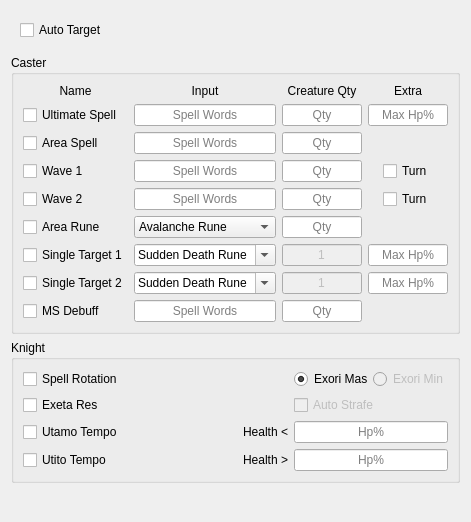
<?xml version="1.0" encoding="UTF-8"?>
<ui version="4.0">
 <class>PartyHunt</class>
 <widget class="QWidget" name="PartyHunt">
  <property name="geometry">
   <rect>
    <x>0</x>
    <y>0</y>
    <width>461</width>
    <height>522</height>
   </rect>
  </property>
  <property name="windowTitle">
   <string>Targeting</string>
  </property>
  <layout class="QVBoxLayout" name="verticalLayout">
   <item alignment="Qt::AlignTop">
    <widget class="QWidget" name="widget_2" native="true">
     <layout class="QVBoxLayout" name="verticalLayout_2">
      <property name="leftMargin">
       <number>0</number>
      </property>
      <property name="topMargin">
       <number>0</number>
      </property>
      <property name="rightMargin">
       <number>0</number>
      </property>
      <property name="bottomMargin">
       <number>0</number>
      </property>
      <item>
       <widget class="QWidget" name="widget" native="true">
        <layout class="QGridLayout" name="gridLayout_2">
         <property name="bottomMargin">
          <number>9</number>
         </property>
         <item row="0" column="0">
          <widget class="QCheckBox" name="autoTargetStatus">
           <property name="text">
            <string>Auto Target</string>
           </property>
          </widget>
         </item>
        </layout>
       </widget>
      </item>
      <item>
       <widget class="QGroupBox" name="groupBox">
        <property name="title">
         <string>Caster</string>
        </property>
        <layout class="QGridLayout" name="gridLayout_5">
         <property name="leftMargin">
          <number>9</number>
         </property>
         <property name="topMargin">
          <number>9</number>
         </property>
         <property name="rightMargin">
          <number>9</number>
         </property>
         <property name="bottomMargin">
          <number>9</number>
         </property>
         <item row="1" column="0">
          <widget class="QCheckBox" name="ultimateSpellStatus">
           <property name="sizePolicy">
            <sizepolicy hsizetype="MinimumExpanding" vsizetype="Fixed">
             <horstretch>1</horstretch>
             <verstretch>0</verstretch>
            </sizepolicy>
           </property>
           <property name="text">
            <string>Ultimate Spell</string>
           </property>
          </widget>
         </item>
         <item row="2" column="1">
          <widget class="QLineEdit" name="areaSpellInput">
           <property name="sizePolicy">
            <sizepolicy hsizetype="Preferred" vsizetype="Fixed">
             <horstretch>1</horstretch>
             <verstretch>0</verstretch>
            </sizepolicy>
           </property>
           <property name="text">
            <string/>
           </property>
           <property name="alignment">
            <set>Qt::AlignCenter</set>
           </property>
           <property name="placeholderText">
            <string>Spell Words</string>
           </property>
          </widget>
         </item>
         <item row="5" column="3" alignment="Qt::AlignHCenter">
          <widget class="QCheckBox" name="waveBTurn">
           <property name="text">
            <string>Turn</string>
           </property>
          </widget>
         </item>
         <item row="6" column="0">
          <widget class="QCheckBox" name="areaRuneStatus">
           <property name="sizePolicy">
            <sizepolicy hsizetype="MinimumExpanding" vsizetype="Fixed">
             <horstretch>1</horstretch>
             <verstretch>0</verstretch>
            </sizepolicy>
           </property>
           <property name="text">
            <string>Area Rune</string>
           </property>
          </widget>
         </item>
         <item row="1" column="3">
          <widget class="QLineEdit" name="ultimateSpellMaxHp">
           <property name="sizePolicy">
            <sizepolicy hsizetype="Minimum" vsizetype="Fixed">
             <horstretch>0</horstretch>
             <verstretch>0</verstretch>
            </sizepolicy>
           </property>
           <property name="minimumSize">
            <size>
             <width>80</width>
             <height>0</height>
            </size>
           </property>
           <property name="maximumSize">
            <size>
             <width>80</width>
             <height>16777215</height>
            </size>
           </property>
           <property name="text">
            <string/>
           </property>
           <property name="alignment">
            <set>Qt::AlignCenter</set>
           </property>
           <property name="placeholderText">
            <string>Max Hp%</string>
           </property>
          </widget>
         </item>
         <item row="8" column="2">
          <widget class="QLineEdit" name="singleTargetBCreatureQty">
           <property name="enabled">
            <bool>false</bool>
           </property>
           <property name="sizePolicy">
            <sizepolicy hsizetype="Minimum" vsizetype="Fixed">
             <horstretch>0</horstretch>
             <verstretch>0</verstretch>
            </sizepolicy>
           </property>
           <property name="minimumSize">
            <size>
             <width>80</width>
             <height>0</height>
            </size>
           </property>
           <property name="maximumSize">
            <size>
             <width>80</width>
             <height>16777215</height>
            </size>
           </property>
           <property name="text">
            <string>1</string>
           </property>
           <property name="alignment">
            <set>Qt::AlignCenter</set>
           </property>
           <property name="placeholderText">
            <string>Qty</string>
           </property>
          </widget>
         </item>
         <item row="2" column="0">
          <widget class="QCheckBox" name="areaSpellStatus">
           <property name="sizePolicy">
            <sizepolicy hsizetype="MinimumExpanding" vsizetype="Fixed">
             <horstretch>1</horstretch>
             <verstretch>0</verstretch>
            </sizepolicy>
           </property>
           <property name="text">
            <string>Area Spell</string>
           </property>
          </widget>
         </item>
         <item row="4" column="2">
          <widget class="QLineEdit" name="waveACreatureQty">
           <property name="sizePolicy">
            <sizepolicy hsizetype="Minimum" vsizetype="Fixed">
             <horstretch>0</horstretch>
             <verstretch>0</verstretch>
            </sizepolicy>
           </property>
           <property name="minimumSize">
            <size>
             <width>80</width>
             <height>0</height>
            </size>
           </property>
           <property name="maximumSize">
            <size>
             <width>80</width>
             <height>16777215</height>
            </size>
           </property>
           <property name="text">
            <string/>
           </property>
           <property name="alignment">
            <set>Qt::AlignCenter</set>
           </property>
           <property name="placeholderText">
            <string>Qty</string>
           </property>
          </widget>
         </item>
         <item row="0" column="2">
          <widget class="QLabel" name="label_5">
           <property name="text">
            <string>Creature Qty</string>
           </property>
           <property name="alignment">
            <set>Qt::AlignCenter</set>
           </property>
          </widget>
         </item>
         <item row="5" column="1">
          <widget class="QLineEdit" name="waveBInput">
           <property name="sizePolicy">
            <sizepolicy hsizetype="Preferred" vsizetype="Fixed">
             <horstretch>1</horstretch>
             <verstretch>0</verstretch>
            </sizepolicy>
           </property>
           <property name="minimumSize">
            <size>
             <width>140</width>
             <height>0</height>
            </size>
           </property>
           <property name="text">
            <string/>
           </property>
           <property name="alignment">
            <set>Qt::AlignCenter</set>
           </property>
           <property name="placeholderText">
            <string>Spell Words</string>
           </property>
          </widget>
         </item>
         <item row="7" column="0">
          <widget class="QCheckBox" name="singleTargetAStatus">
           <property name="sizePolicy">
            <sizepolicy hsizetype="MinimumExpanding" vsizetype="Fixed">
             <horstretch>1</horstretch>
             <verstretch>0</verstretch>
            </sizepolicy>
           </property>
           <property name="text">
            <string>Single Target 1</string>
           </property>
          </widget>
         </item>
         <item row="5" column="0">
          <widget class="QCheckBox" name="waveBStatus">
           <property name="sizePolicy">
            <sizepolicy hsizetype="MinimumExpanding" vsizetype="Fixed">
             <horstretch>1</horstretch>
             <verstretch>0</verstretch>
            </sizepolicy>
           </property>
           <property name="text">
            <string>Wave 2</string>
           </property>
          </widget>
         </item>
         <item row="8" column="0">
          <widget class="QCheckBox" name="singleTargetBStatus">
           <property name="sizePolicy">
            <sizepolicy hsizetype="MinimumExpanding" vsizetype="Fixed">
             <horstretch>1</horstretch>
             <verstretch>0</verstretch>
            </sizepolicy>
           </property>
           <property name="text">
            <string>Single Target 2</string>
           </property>
          </widget>
         </item>
         <item row="7" column="1">
          <widget class="QComboBox" name="singleTargetAInput">
           <property name="sizePolicy">
            <sizepolicy hsizetype="Preferred" vsizetype="Fixed">
             <horstretch>1</horstretch>
             <verstretch>0</verstretch>
            </sizepolicy>
           </property>
           <property name="minimumSize">
            <size>
             <width>140</width>
             <height>0</height>
            </size>
           </property>
           <property name="editable">
            <bool>true</bool>
           </property>
           <property name="currentText">
            <string>Sudden Death Rune</string>
           </property>
           <item>
            <property name="text">
             <string>Sudden Death Rune</string>
            </property>
           </item>
           <item>
            <property name="text">
             <string>Icicle Rune</string>
            </property>
           </item>
           <item>
            <property name="text">
             <string>Holy Missile Rune</string>
            </property>
           </item>
          </widget>
         </item>
         <item row="0" column="0" alignment="Qt::AlignTop">
          <widget class="QLabel" name="label">
           <property name="sizePolicy">
            <sizepolicy hsizetype="Minimum" vsizetype="Minimum">
             <horstretch>0</horstretch>
             <verstretch>0</verstretch>
            </sizepolicy>
           </property>
           <property name="frameShape">
            <enum>QFrame::NoFrame</enum>
           </property>
           <property name="frameShadow">
            <enum>QFrame::Plain</enum>
           </property>
           <property name="text">
            <string>Name</string>
           </property>
           <property name="scaledContents">
            <bool>false</bool>
           </property>
           <property name="alignment">
            <set>Qt::AlignCenter</set>
           </property>
          </widget>
         </item>
         <item row="1" column="1">
          <widget class="QLineEdit" name="ultimateSpellInput">
           <property name="sizePolicy">
            <sizepolicy hsizetype="Preferred" vsizetype="Fixed">
             <horstretch>1</horstretch>
             <verstretch>0</verstretch>
            </sizepolicy>
           </property>
           <property name="text">
            <string/>
           </property>
           <property name="alignment">
            <set>Qt::AlignCenter</set>
           </property>
           <property name="placeholderText">
            <string>Spell Words</string>
           </property>
          </widget>
         </item>
         <item row="4" column="0">
          <widget class="QCheckBox" name="waveAStatus">
           <property name="sizePolicy">
            <sizepolicy hsizetype="MinimumExpanding" vsizetype="Fixed">
             <horstretch>1</horstretch>
             <verstretch>0</verstretch>
            </sizepolicy>
           </property>
           <property name="text">
            <string>Wave 1</string>
           </property>
          </widget>
         </item>
         <item row="5" column="2">
          <widget class="QLineEdit" name="waveBCreatureQty">
           <property name="sizePolicy">
            <sizepolicy hsizetype="Minimum" vsizetype="Fixed">
             <horstretch>0</horstretch>
             <verstretch>0</verstretch>
            </sizepolicy>
           </property>
           <property name="minimumSize">
            <size>
             <width>80</width>
             <height>0</height>
            </size>
           </property>
           <property name="maximumSize">
            <size>
             <width>80</width>
             <height>16777215</height>
            </size>
           </property>
           <property name="text">
            <string/>
           </property>
           <property name="alignment">
            <set>Qt::AlignCenter</set>
           </property>
           <property name="placeholderText">
            <string>Qty</string>
           </property>
          </widget>
         </item>
         <item row="8" column="3">
          <widget class="QLineEdit" name="singleTargetBMaxHp">
           <property name="sizePolicy">
            <sizepolicy hsizetype="Minimum" vsizetype="Fixed">
             <horstretch>0</horstretch>
             <verstretch>0</verstretch>
            </sizepolicy>
           </property>
           <property name="minimumSize">
            <size>
             <width>80</width>
             <height>0</height>
            </size>
           </property>
           <property name="maximumSize">
            <size>
             <width>80</width>
             <height>16777215</height>
            </size>
           </property>
           <property name="text">
            <string/>
           </property>
           <property name="alignment">
            <set>Qt::AlignCenter</set>
           </property>
           <property name="placeholderText">
            <string>Max Hp%</string>
           </property>
          </widget>
         </item>
         <item row="1" column="2">
          <widget class="QLineEdit" name="ultimateSpellCreatureQty">
           <property name="sizePolicy">
            <sizepolicy hsizetype="Minimum" vsizetype="Fixed">
             <horstretch>0</horstretch>
             <verstretch>0</verstretch>
            </sizepolicy>
           </property>
           <property name="minimumSize">
            <size>
             <width>80</width>
             <height>0</height>
            </size>
           </property>
           <property name="maximumSize">
            <size>
             <width>80</width>
             <height>16777215</height>
            </size>
           </property>
           <property name="text">
            <string/>
           </property>
           <property name="alignment">
            <set>Qt::AlignCenter</set>
           </property>
           <property name="placeholderText">
            <string>Qty</string>
           </property>
          </widget>
         </item>
         <item row="7" column="2">
          <widget class="QLineEdit" name="singleTargetACreatureQty">
           <property name="enabled">
            <bool>false</bool>
           </property>
           <property name="sizePolicy">
            <sizepolicy hsizetype="Minimum" vsizetype="Fixed">
             <horstretch>0</horstretch>
             <verstretch>0</verstretch>
            </sizepolicy>
           </property>
           <property name="minimumSize">
            <size>
             <width>80</width>
             <height>0</height>
            </size>
           </property>
           <property name="maximumSize">
            <size>
             <width>80</width>
             <height>16777215</height>
            </size>
           </property>
           <property name="text">
            <string>1</string>
           </property>
           <property name="alignment">
            <set>Qt::AlignCenter</set>
           </property>
           <property name="placeholderText">
            <string>Qty</string>
           </property>
          </widget>
         </item>
         <item row="4" column="1">
          <widget class="QLineEdit" name="waveAInput">
           <property name="sizePolicy">
            <sizepolicy hsizetype="Preferred" vsizetype="Fixed">
             <horstretch>1</horstretch>
             <verstretch>0</verstretch>
            </sizepolicy>
           </property>
           <property name="minimumSize">
            <size>
             <width>140</width>
             <height>0</height>
            </size>
           </property>
           <property name="text">
            <string/>
           </property>
           <property name="alignment">
            <set>Qt::AlignCenter</set>
           </property>
           <property name="placeholderText">
            <string>Spell Words</string>
           </property>
          </widget>
         </item>
         <item row="2" column="2">
          <widget class="QLineEdit" name="areaSpellCreatureQty">
           <property name="sizePolicy">
            <sizepolicy hsizetype="Minimum" vsizetype="Fixed">
             <horstretch>0</horstretch>
             <verstretch>0</verstretch>
            </sizepolicy>
           </property>
           <property name="minimumSize">
            <size>
             <width>80</width>
             <height>0</height>
            </size>
           </property>
           <property name="maximumSize">
            <size>
             <width>80</width>
             <height>16777215</height>
            </size>
           </property>
           <property name="text">
            <string/>
           </property>
           <property name="alignment">
            <set>Qt::AlignCenter</set>
           </property>
           <property name="placeholderText">
            <string>Qty</string>
           </property>
          </widget>
         </item>
         <item row="6" column="1">
          <widget class="QComboBox" name="areaRuneInput">
           <property name="sizePolicy">
            <sizepolicy hsizetype="Preferred" vsizetype="Fixed">
             <horstretch>1</horstretch>
             <verstretch>0</verstretch>
            </sizepolicy>
           </property>
           <property name="minimumSize">
            <size>
             <width>140</width>
             <height>0</height>
            </size>
           </property>
           <property name="currentText">
            <string>Avalanche Rune</string>
           </property>
           <item>
            <property name="text">
             <string>Avalanche Rune</string>
            </property>
           </item>
           <item>
            <property name="text">
             <string>Great Fireball Rune</string>
            </property>
           </item>
           <item>
            <property name="text">
             <string>Stone Shower Rune</string>
            </property>
           </item>
           <item>
            <property name="text">
             <string>Thunderstorm Rune</string>
            </property>
           </item>
           <item>
            <property name="text">
             <string>Explosion Rune</string>
            </property>
           </item>
          </widget>
         </item>
         <item row="4" column="3" alignment="Qt::AlignHCenter">
          <widget class="QCheckBox" name="waveATurn">
           <property name="text">
            <string>Turn</string>
           </property>
          </widget>
         </item>
         <item row="7" column="3">
          <widget class="QLineEdit" name="singleTargetAMaxHp">
           <property name="sizePolicy">
            <sizepolicy hsizetype="Minimum" vsizetype="Fixed">
             <horstretch>0</horstretch>
             <verstretch>0</verstretch>
            </sizepolicy>
           </property>
           <property name="minimumSize">
            <size>
             <width>80</width>
             <height>0</height>
            </size>
           </property>
           <property name="maximumSize">
            <size>
             <width>80</width>
             <height>16777215</height>
            </size>
           </property>
           <property name="text">
            <string/>
           </property>
           <property name="alignment">
            <set>Qt::AlignCenter</set>
           </property>
           <property name="placeholderText">
            <string>Max Hp%</string>
           </property>
          </widget>
         </item>
         <item row="8" column="1">
          <widget class="QComboBox" name="singleTargetBInput">
           <property name="sizePolicy">
            <sizepolicy hsizetype="Preferred" vsizetype="Fixed">
             <horstretch>1</horstretch>
             <verstretch>0</verstretch>
            </sizepolicy>
           </property>
           <property name="editable">
            <bool>true</bool>
           </property>
           <property name="currentText">
            <string>Sudden Death Rune</string>
           </property>
           <item>
            <property name="text">
             <string>Sudden Death Rune</string>
            </property>
           </item>
           <item>
            <property name="text">
             <string>Icicle Rune</string>
            </property>
           </item>
           <item>
            <property name="text">
             <string>Holy Missile Rune</string>
            </property>
           </item>
          </widget>
         </item>
         <item row="0" column="3" alignment="Qt::AlignTop">
          <widget class="QLabel" name="label_4">
           <property name="sizePolicy">
            <sizepolicy hsizetype="Minimum" vsizetype="Minimum">
             <horstretch>0</horstretch>
             <verstretch>0</verstretch>
            </sizepolicy>
           </property>
           <property name="frameShape">
            <enum>QFrame::NoFrame</enum>
           </property>
           <property name="frameShadow">
            <enum>QFrame::Plain</enum>
           </property>
           <property name="text">
            <string>Extra</string>
           </property>
           <property name="scaledContents">
            <bool>false</bool>
           </property>
           <property name="alignment">
            <set>Qt::AlignCenter</set>
           </property>
          </widget>
         </item>
         <item row="6" column="2">
          <widget class="QLineEdit" name="areaRuneCreatureQty">
           <property name="sizePolicy">
            <sizepolicy hsizetype="Minimum" vsizetype="Fixed">
             <horstretch>0</horstretch>
             <verstretch>0</verstretch>
            </sizepolicy>
           </property>
           <property name="minimumSize">
            <size>
             <width>80</width>
             <height>0</height>
            </size>
           </property>
           <property name="maximumSize">
            <size>
             <width>80</width>
             <height>16777215</height>
            </size>
           </property>
           <property name="text">
            <string/>
           </property>
           <property name="alignment">
            <set>Qt::AlignCenter</set>
           </property>
           <property name="placeholderText">
            <string>Qty</string>
           </property>
          </widget>
         </item>
         <item row="0" column="1" alignment="Qt::AlignTop">
          <widget class="QLabel" name="label_2">
           <property name="sizePolicy">
            <sizepolicy hsizetype="Minimum" vsizetype="Minimum">
             <horstretch>0</horstretch>
             <verstretch>0</verstretch>
            </sizepolicy>
           </property>
           <property name="frameShape">
            <enum>QFrame::NoFrame</enum>
           </property>
           <property name="frameShadow">
            <enum>QFrame::Plain</enum>
           </property>
           <property name="text">
            <string>Input</string>
           </property>
           <property name="scaledContents">
            <bool>false</bool>
           </property>
           <property name="alignment">
            <set>Qt::AlignCenter</set>
           </property>
          </widget>
         </item>
         <item row="9" column="0">
          <widget class="QCheckBox" name="msDebuffStatus">
           <property name="enabled">
            <bool>true</bool>
           </property>
           <property name="sizePolicy">
            <sizepolicy hsizetype="MinimumExpanding" vsizetype="Fixed">
             <horstretch>1</horstretch>
             <verstretch>0</verstretch>
            </sizepolicy>
           </property>
           <property name="text">
            <string>MS Debuff</string>
           </property>
          </widget>
         </item>
         <item row="9" column="1">
          <widget class="QLineEdit" name="msDebuffInput">
           <property name="enabled">
            <bool>true</bool>
           </property>
           <property name="sizePolicy">
            <sizepolicy hsizetype="Preferred" vsizetype="Fixed">
             <horstretch>1</horstretch>
             <verstretch>0</verstretch>
            </sizepolicy>
           </property>
           <property name="text">
            <string/>
           </property>
           <property name="alignment">
            <set>Qt::AlignCenter</set>
           </property>
           <property name="placeholderText">
            <string>Spell Words</string>
           </property>
          </widget>
         </item>
         <item row="9" column="2">
          <widget class="QLineEdit" name="msDebuffCreatureQty">
           <property name="enabled">
            <bool>true</bool>
           </property>
           <property name="sizePolicy">
            <sizepolicy hsizetype="Minimum" vsizetype="Fixed">
             <horstretch>0</horstretch>
             <verstretch>0</verstretch>
            </sizepolicy>
           </property>
           <property name="minimumSize">
            <size>
             <width>80</width>
             <height>0</height>
            </size>
           </property>
           <property name="maximumSize">
            <size>
             <width>80</width>
             <height>16777215</height>
            </size>
           </property>
           <property name="text">
            <string/>
           </property>
           <property name="alignment">
            <set>Qt::AlignCenter</set>
           </property>
           <property name="placeholderText">
            <string>Qty</string>
           </property>
          </widget>
         </item>
        </layout>
       </widget>
      </item>
      <item>
       <widget class="QGroupBox" name="groupBox_2">
        <property name="enabled">
         <bool>true</bool>
        </property>
        <property name="title">
         <string>Knight</string>
        </property>
        <layout class="QGridLayout" name="gridLayout">
         <item row="4" column="2">
          <widget class="QLineEdit" name="knightUtamoTempoHp">
           <property name="enabled">
            <bool>true</bool>
           </property>
           <property name="sizePolicy">
            <sizepolicy hsizetype="Minimum" vsizetype="Fixed">
             <horstretch>0</horstretch>
             <verstretch>0</verstretch>
            </sizepolicy>
           </property>
           <property name="text">
            <string/>
           </property>
           <property name="alignment">
            <set>Qt::AlignCenter</set>
           </property>
           <property name="placeholderText">
            <string>Hp%</string>
           </property>
          </widget>
         </item>
         <item row="2" column="0">
          <widget class="QCheckBox" name="knightExetaRes">
           <property name="enabled">
            <bool>true</bool>
           </property>
           <property name="sizePolicy">
            <sizepolicy hsizetype="MinimumExpanding" vsizetype="Fixed">
             <horstretch>0</horstretch>
             <verstretch>0</verstretch>
            </sizepolicy>
           </property>
           <property name="text">
            <string>Exeta Res</string>
           </property>
          </widget>
         </item>
         <item row="1" column="0">
          <widget class="QCheckBox" name="knightSpellRotation">
           <property name="enabled">
            <bool>true</bool>
           </property>
           <property name="sizePolicy">
            <sizepolicy hsizetype="MinimumExpanding" vsizetype="Fixed">
             <horstretch>0</horstretch>
             <verstretch>0</verstretch>
            </sizepolicy>
           </property>
           <property name="text">
            <string>Spell Rotation</string>
           </property>
          </widget>
         </item>
         <item row="2" column="2">
          <widget class="QCheckBox" name="knightAutoStrafe">
           <property name="enabled">
            <bool>false</bool>
           </property>
           <property name="text">
            <string>Auto Strafe</string>
           </property>
          </widget>
         </item>
         <item row="5" column="0">
          <widget class="QCheckBox" name="knightUtitoTempoStatus">
           <property name="enabled">
            <bool>true</bool>
           </property>
           <property name="sizePolicy">
            <sizepolicy hsizetype="MinimumExpanding" vsizetype="Fixed">
             <horstretch>0</horstretch>
             <verstretch>0</verstretch>
            </sizepolicy>
           </property>
           <property name="text">
            <string>Utito Tempo</string>
           </property>
          </widget>
         </item>
         <item row="4" column="0">
          <widget class="QCheckBox" name="knightUtamoTempoStatus">
           <property name="enabled">
            <bool>true</bool>
           </property>
           <property name="sizePolicy">
            <sizepolicy hsizetype="MinimumExpanding" vsizetype="Fixed">
             <horstretch>0</horstretch>
             <verstretch>0</verstretch>
            </sizepolicy>
           </property>
           <property name="text">
            <string>Utamo Tempo</string>
           </property>
          </widget>
         </item>
         <item row="1" column="2">
          <widget class="QWidget" name="widget_3" native="true">
           <layout class="QHBoxLayout" name="horizontalLayout">
            <property name="spacing">
             <number>0</number>
            </property>
            <property name="leftMargin">
             <number>0</number>
            </property>
            <property name="topMargin">
             <number>0</number>
            </property>
            <property name="rightMargin">
             <number>0</number>
            </property>
            <property name="bottomMargin">
             <number>0</number>
            </property>
            <item>
             <widget class="QRadioButton" name="radioButton">
              <property name="enabled">
               <bool>true</bool>
              </property>
              <property name="text">
               <string>Exori Mas</string>
              </property>
              <property name="checked">
               <bool>true</bool>
              </property>
              <property name="autoExclusive">
               <bool>true</bool>
              </property>
             </widget>
            </item>
            <item>
             <widget class="QRadioButton" name="radioButton_2">
              <property name="enabled">
               <bool>false</bool>
              </property>
              <property name="text">
               <string>Exori Min</string>
              </property>
             </widget>
            </item>
           </layout>
          </widget>
         </item>
         <item row="4" column="1">
          <widget class="QLabel" name="label_6">
           <property name="enabled">
            <bool>true</bool>
           </property>
           <property name="text">
            <string>Health &lt;</string>
           </property>
           <property name="alignment">
            <set>Qt::AlignRight|Qt::AlignTrailing|Qt::AlignVCenter</set>
           </property>
          </widget>
         </item>
         <item row="5" column="1">
          <widget class="QLabel" name="label_3">
           <property name="enabled">
            <bool>true</bool>
           </property>
           <property name="text">
            <string>Health &gt;</string>
           </property>
           <property name="alignment">
            <set>Qt::AlignRight|Qt::AlignTrailing|Qt::AlignVCenter</set>
           </property>
          </widget>
         </item>
         <item row="5" column="2">
          <widget class="QLineEdit" name="knightUtitoTempoHp">
           <property name="enabled">
            <bool>true</bool>
           </property>
           <property name="sizePolicy">
            <sizepolicy hsizetype="Minimum" vsizetype="Fixed">
             <horstretch>0</horstretch>
             <verstretch>0</verstretch>
            </sizepolicy>
           </property>
           <property name="text">
            <string/>
           </property>
           <property name="alignment">
            <set>Qt::AlignCenter</set>
           </property>
           <property name="placeholderText">
            <string>Hp%</string>
           </property>
          </widget>
         </item>
        </layout>
       </widget>
      </item>
     </layout>
    </widget>
   </item>
  </layout>
 </widget>
 <resources/>
 <connections/>
</ui>
